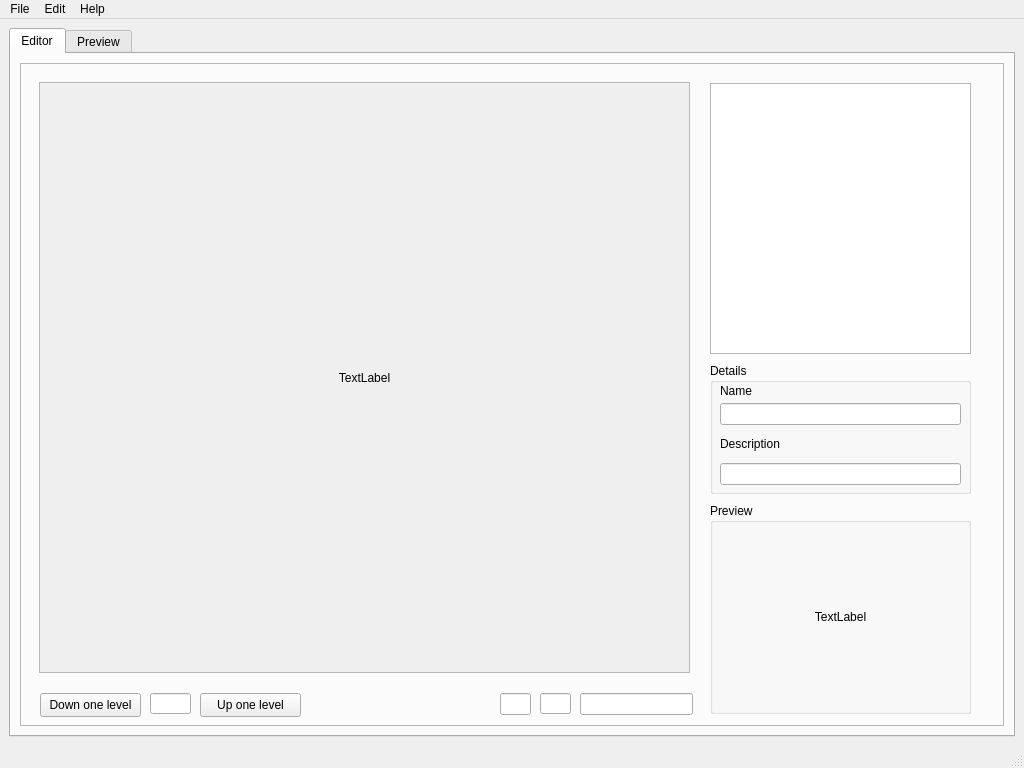
<?xml version="1.0" encoding="UTF-8"?>
<ui version="4.0">
 <class>DruIsoMapEdit</class>
 <widget class="QMainWindow" name="DruIsoMapEdit">
  <property name="geometry">
   <rect>
    <x>0</x>
    <y>0</y>
    <width>1024</width>
    <height>768</height>
   </rect>
  </property>
  <property name="minimumSize">
   <size>
    <width>1024</width>
    <height>768</height>
   </size>
  </property>
  <property name="maximumSize">
   <size>
    <width>1024</width>
    <height>768</height>
   </size>
  </property>
  <property name="windowTitle">
   <string>DruIso Map Editor</string>
  </property>
  <widget class="QWidget" name="centralwidget">
   <layout class="QVBoxLayout" name="verticalLayout">
    <item>
     <widget class="QTabWidget" name="MainTabs">
      <property name="currentIndex">
       <number>0</number>
      </property>
      <widget class="QWidget" name="EditorTab">
       <attribute name="title">
        <string>Editor</string>
       </attribute>
       <layout class="QHBoxLayout" name="horizontalLayout">
        <item>
         <widget class="QFrame" name="PaletteFrame">
          <property name="frameShape">
           <enum>QFrame::StyledPanel</enum>
          </property>
          <property name="frameShadow">
           <enum>QFrame::Raised</enum>
          </property>
          <widget class="QScrollArea" name="EditorScrollArea">
           <property name="geometry">
            <rect>
             <x>19</x>
             <y>19</y>
             <width>651</width>
             <height>591</height>
            </rect>
           </property>
           <property name="sizePolicy">
            <sizepolicy hsizetype="Maximum" vsizetype="Maximum">
             <horstretch>0</horstretch>
             <verstretch>0</verstretch>
            </sizepolicy>
           </property>
           <property name="widgetResizable">
            <bool>true</bool>
           </property>
           <widget class="QWidget" name="EditorScrollWidget">
            <property name="geometry">
             <rect>
              <x>0</x>
              <y>0</y>
              <width>649</width>
              <height>589</height>
             </rect>
            </property>
            <layout class="QVBoxLayout" name="verticalLayout_2">
             <item>
              <widget class="QLabel" name="EditorArea">
               <property name="sizePolicy">
                <sizepolicy hsizetype="Preferred" vsizetype="Preferred">
                 <horstretch>0</horstretch>
                 <verstretch>0</verstretch>
                </sizepolicy>
               </property>
               <property name="text">
                <string>TextLabel</string>
               </property>
               <property name="alignment">
                <set>Qt::AlignCenter</set>
               </property>
              </widget>
             </item>
            </layout>
           </widget>
          </widget>
          <widget class="QListWidget" name="PaletteEntryList">
           <property name="geometry">
            <rect>
             <x>690</x>
             <y>20</y>
             <width>261</width>
             <height>271</height>
            </rect>
           </property>
          </widget>
          <widget class="QGroupBox" name="TexPreviewArea">
           <property name="geometry">
            <rect>
             <x>690</x>
             <y>440</y>
             <width>261</width>
             <height>211</height>
            </rect>
           </property>
           <property name="sizePolicy">
            <sizepolicy hsizetype="Maximum" vsizetype="Maximum">
             <horstretch>0</horstretch>
             <verstretch>0</verstretch>
            </sizepolicy>
           </property>
           <property name="title">
            <string>Preview</string>
           </property>
           <layout class="QVBoxLayout" name="verticalLayout_3">
            <item>
             <widget class="QLabel" name="TexPreview">
              <property name="sizePolicy">
               <sizepolicy hsizetype="Preferred" vsizetype="Preferred">
                <horstretch>0</horstretch>
                <verstretch>0</verstretch>
               </sizepolicy>
              </property>
              <property name="text">
               <string>TextLabel</string>
              </property>
              <property name="alignment">
               <set>Qt::AlignCenter</set>
              </property>
             </widget>
            </item>
           </layout>
          </widget>
          <widget class="QGroupBox" name="PalItemDetails">
           <property name="geometry">
            <rect>
             <x>690</x>
             <y>300</y>
             <width>261</width>
             <height>131</height>
            </rect>
           </property>
           <property name="title">
            <string>Details</string>
           </property>
           <widget class="QLabel" name="PalItemNameLabel">
            <property name="geometry">
             <rect>
              <x>10</x>
              <y>20</y>
              <width>49</width>
              <height>16</height>
             </rect>
            </property>
            <property name="text">
             <string>Name</string>
            </property>
           </widget>
           <widget class="QLabel" name="PalItemDescriptionLabel">
            <property name="geometry">
             <rect>
              <x>10</x>
              <y>70</y>
              <width>71</width>
              <height>21</height>
             </rect>
            </property>
            <property name="text">
             <string>Description</string>
            </property>
           </widget>
           <widget class="QLineEdit" name="PalItemDescription">
            <property name="geometry">
             <rect>
              <x>10</x>
              <y>100</y>
              <width>241</width>
              <height>22</height>
             </rect>
            </property>
           </widget>
           <widget class="QLineEdit" name="PalItemName">
            <property name="geometry">
             <rect>
              <x>10</x>
              <y>40</y>
              <width>241</width>
              <height>22</height>
             </rect>
            </property>
           </widget>
          </widget>
          <widget class="QPushButton" name="UpButton">
           <property name="geometry">
            <rect>
             <x>180</x>
             <y>630</y>
             <width>101</width>
             <height>24</height>
            </rect>
           </property>
           <property name="text">
            <string>Up one level</string>
           </property>
          </widget>
          <widget class="QPushButton" name="DownButton">
           <property name="geometry">
            <rect>
             <x>20</x>
             <y>630</y>
             <width>101</width>
             <height>24</height>
            </rect>
           </property>
           <property name="text">
            <string>Down one level</string>
           </property>
          </widget>
          <widget class="QLineEdit" name="CurLevel">
           <property name="geometry">
            <rect>
             <x>130</x>
             <y>630</y>
             <width>41</width>
             <height>21</height>
            </rect>
           </property>
           <property name="readOnly">
            <bool>true</bool>
           </property>
          </widget>
          <widget class="QLineEdit" name="CurXPos">
           <property name="geometry">
            <rect>
             <x>480</x>
             <y>630</y>
             <width>31</width>
             <height>22</height>
            </rect>
           </property>
           <property name="readOnly">
            <bool>true</bool>
           </property>
          </widget>
          <widget class="QLineEdit" name="CurYPos">
           <property name="geometry">
            <rect>
             <x>520</x>
             <y>630</y>
             <width>31</width>
             <height>21</height>
            </rect>
           </property>
           <property name="readOnly">
            <bool>true</bool>
           </property>
          </widget>
          <widget class="QLineEdit" name="CurTileName">
           <property name="geometry">
            <rect>
             <x>560</x>
             <y>630</y>
             <width>113</width>
             <height>22</height>
            </rect>
           </property>
           <property name="readOnly">
            <bool>true</bool>
           </property>
          </widget>
         </widget>
        </item>
       </layout>
      </widget>
      <widget class="QWidget" name="PreviewTab">
       <property name="sizePolicy">
        <sizepolicy hsizetype="Preferred" vsizetype="Preferred">
         <horstretch>0</horstretch>
         <verstretch>0</verstretch>
        </sizepolicy>
       </property>
       <attribute name="title">
        <string>Preview</string>
       </attribute>
       <widget class="QFrame" name="PreviewFrame">
        <property name="geometry">
         <rect>
          <x>9</x>
          <y>9</y>
          <width>981</width>
          <height>611</height>
         </rect>
        </property>
        <property name="sizePolicy">
         <sizepolicy hsizetype="Preferred" vsizetype="Preferred">
          <horstretch>0</horstretch>
          <verstretch>0</verstretch>
         </sizepolicy>
        </property>
        <property name="frameShape">
         <enum>QFrame::StyledPanel</enum>
        </property>
        <property name="frameShadow">
         <enum>QFrame::Raised</enum>
        </property>
        <layout class="QVBoxLayout" name="verticalLayout_4">
         <item>
          <widget class="QLabel" name="PreviewArea">
           <property name="text">
            <string>TextLabel</string>
           </property>
           <property name="alignment">
            <set>Qt::AlignCenter</set>
           </property>
          </widget>
         </item>
        </layout>
       </widget>
       <widget class="QFrame" name="PositionalFrame">
        <property name="geometry">
         <rect>
          <x>9</x>
          <y>630</y>
          <width>981</width>
          <height>41</height>
         </rect>
        </property>
        <property name="frameShape">
         <enum>QFrame::StyledPanel</enum>
        </property>
        <property name="frameShadow">
         <enum>QFrame::Raised</enum>
        </property>
        <widget class="QLabel" name="XPosLabel">
         <property name="geometry">
          <rect>
           <x>150</x>
           <y>10</y>
           <width>71</width>
           <height>21</height>
          </rect>
         </property>
         <property name="text">
          <string>X Position</string>
         </property>
         <property name="alignment">
          <set>Qt::AlignCenter</set>
         </property>
        </widget>
        <widget class="QLineEdit" name="XPosEdit">
         <property name="geometry">
          <rect>
           <x>230</x>
           <y>10</y>
           <width>113</width>
           <height>22</height>
          </rect>
         </property>
         <property name="readOnly">
          <bool>true</bool>
         </property>
        </widget>
        <widget class="QLabel" name="YPosLabel">
         <property name="geometry">
          <rect>
           <x>360</x>
           <y>11</y>
           <width>71</width>
           <height>20</height>
          </rect>
         </property>
         <property name="text">
          <string>Y Position</string>
         </property>
         <property name="alignment">
          <set>Qt::AlignCenter</set>
         </property>
        </widget>
        <widget class="QLineEdit" name="YPosEdit">
         <property name="geometry">
          <rect>
           <x>440</x>
           <y>11</y>
           <width>113</width>
           <height>21</height>
          </rect>
         </property>
         <property name="readOnly">
          <bool>true</bool>
         </property>
        </widget>
        <widget class="QLabel" name="ElevationLabel">
         <property name="geometry">
          <rect>
           <x>570</x>
           <y>10</y>
           <width>71</width>
           <height>21</height>
          </rect>
         </property>
         <property name="text">
          <string>Elevation</string>
         </property>
         <property name="alignment">
          <set>Qt::AlignCenter</set>
         </property>
        </widget>
        <widget class="QLineEdit" name="ElevationEdit">
         <property name="geometry">
          <rect>
           <x>650</x>
           <y>11</y>
           <width>113</width>
           <height>21</height>
          </rect>
         </property>
         <property name="readOnly">
          <bool>true</bool>
         </property>
        </widget>
       </widget>
      </widget>
     </widget>
    </item>
   </layout>
  </widget>
  <widget class="QMenuBar" name="menubar">
   <property name="geometry">
    <rect>
     <x>0</x>
     <y>0</y>
     <width>1024</width>
     <height>22</height>
    </rect>
   </property>
   <widget class="QMenu" name="menuFile">
    <property name="title">
     <string>File</string>
    </property>
    <addaction name="actionNew"/>
    <addaction name="actionOpen"/>
    <addaction name="separator"/>
    <addaction name="actionSave"/>
    <addaction name="actionSave_As"/>
    <addaction name="separator"/>
    <addaction name="actionExit"/>
    <addaction name="actionExit_2"/>
   </widget>
   <widget class="QMenu" name="menuEdit">
    <property name="title">
     <string>Edit</string>
    </property>
    <addaction name="actionUndo"/>
    <addaction name="separator"/>
    <addaction name="actionPreferences"/>
   </widget>
   <widget class="QMenu" name="menuHelp">
    <property name="title">
     <string>Help</string>
    </property>
    <addaction name="actionHelp"/>
    <addaction name="actionAbout"/>
   </widget>
   <addaction name="menuFile"/>
   <addaction name="menuEdit"/>
   <addaction name="menuHelp"/>
  </widget>
  <widget class="QStatusBar" name="statusbar"/>
  <action name="actionNew">
   <property name="text">
    <string>New</string>
   </property>
  </action>
  <action name="actionOpen">
   <property name="text">
    <string>Open</string>
   </property>
  </action>
  <action name="actionSave">
   <property name="text">
    <string>Save</string>
   </property>
  </action>
  <action name="actionSave_As">
   <property name="text">
    <string>Save As</string>
   </property>
  </action>
  <action name="actionExit">
   <property name="text">
    <string>Close</string>
   </property>
  </action>
  <action name="actionExit_2">
   <property name="text">
    <string>Exit</string>
   </property>
  </action>
  <action name="actionHelp">
   <property name="text">
    <string>Help</string>
   </property>
  </action>
  <action name="actionAbout">
   <property name="text">
    <string>About</string>
   </property>
  </action>
  <action name="actionUndo">
   <property name="text">
    <string>Undo</string>
   </property>
  </action>
  <action name="actionPreferences">
   <property name="text">
    <string>Preferences</string>
   </property>
  </action>
 </widget>
 <resources/>
 <connections/>
</ui>
